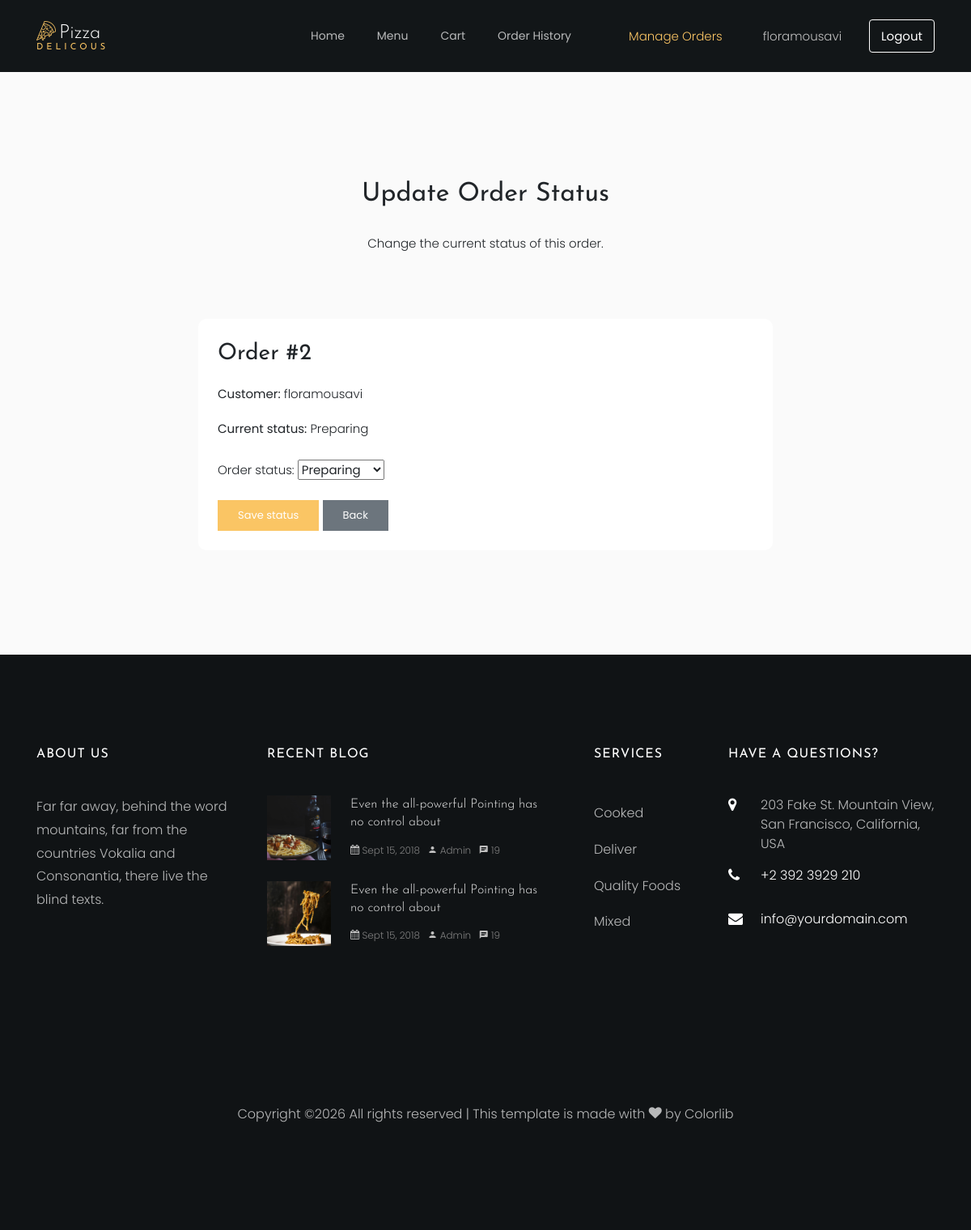
/orders/staff/2/update/ (signed in), run on the app's committed database.
### orders/models.py (models this page shows, shortened)
class Order(models.Model):
    STATUS_PENDING = "Pending"
    STATUS_PREPARING = "Preparing"
    STATUS_COMPLETED = "Completed"
    STATUS_CHOICES = [
        (STATUS_PENDING, "Pending"),
        (STATUS_PREPARING, "Preparing"),
        (STATUS_COMPLETED, "Completed"),
    ]
    user = models.ForeignKey(
        settings.AUTH_USER_MODEL,
        on_delete=models.CASCADE,
        related_name="orders"
    )
    created_at = models.DateTimeField(auto_now_add=True)
    total_price = models.DecimalField(max_digits=8, decimal_places=2, default=0.00)
    status = models.CharField(max_length=20, choices=STATUS_CHOICES, default=STATUS_PENDING)

### orders/views.py (the view)
# urls.py: path("staff/<int:order_id>/update/", views.update_order_status, name="update_order_status"),
@login_required
@user_passes_test(staff_required)
def update_order_status(request, order_id):
    order = get_object_or_404(Order, id=order_id)
    if request.method == "POST":
        form = OrderStatusForm(request.POST)
        if form.is_valid():
            order.status = form.cleaned_data["status"]
            order.save()
            messages.success(request, f"Order #{order.id} status updated.")
            return redirect("orders:staff_order_list")
    else:
        form = OrderStatusForm(initial={"status": order.status})
    return render(
        request,
        "orders/update_order_status.html",
        {
            "order": order,
            "form": form,
        },
    )

### orders/forms.py
class OrderStatusForm(forms.Form):
    status = forms.ChoiceField(
        choices=[
            ("Pending", "Pending"),
            ("Preparing", "Preparing"),
            ("Completed", "Completed"),
        ],
        label="Order status"
    )

### orders/views.py (called while the page is built)
def staff_required(user):
    return user.is_staff

### orders/templates/orders/update_order_status.html (shortened to what this page needs)
{% extends "base.html" %}
{% block content %}
<section class="ftco-section">
    <div class="container">
        <div class="row justify-content-center mb-5 pb-3">
            <div class="col-md-7 update-heading text-center ftco-animate">
                <h2 class="mb-4">Update Order Status</h2>
                <p>Change the current status of this order.</p>
            </div>
        </div>
        <div class="row justify-content-center">
            <div class="col-md-8">
                <div class="update-box p-4" style="background: #ffffff; border-radius: 10px;">
                    <h3 class="mb-3">Order #{{ order.id }}</h3>
                    <p><strong>Customer:</strong> {{ order.user.username }}</p>
                    <p><strong>Current status:</strong> {{ order.status }}</p>
                    <form method="post" class="mt-4">
                        {{ form.as_p }}
                        <button type="submit" class="btn btn-primary py-2 px-4">Save status</button>
                        <a href="{% url 'orders:staff_order_list' %}" class="btn btn-secondary py-2 px-4">Back</a>
                    </form>
                </div>
            </div>
        </div>
    </div>
</section>
{% endblock %}

### templates/base.html (shortened to what this page needs)
{% load static %}
<!DOCTYPE html>
<html lang="en">
<head>
    <link rel="stylesheet" href="{% static 'pizza_template/css/open-iconic-bootstrap.min.css' %}">
    <link rel="stylesheet" href="{% static 'pizza_template/css/animate.css' %}">
    <link rel="stylesheet" href="{% static 'pizza_template/css/owl.carousel.min.css' %}">
    <link rel="stylesheet" href="{% static 'pizza_template/css/owl.theme.default.min.css' %}">
    <link rel="stylesheet" href="{% static 'pizza_template/css/magnific-popup.css' %}">
    <link rel="stylesheet" href="{% static 'pizza_template/css/aos.css' %}">
    <link rel="stylesheet" href="{% static 'pizza_template/css/ionicons.min.css' %}">
    <link rel="stylesheet" href="{% static 'pizza_template/css/bootstrap-datepicker.css' %}">
    <link rel="stylesheet" href="{% static 'pizza_template/css/jquery.timepicker.css' %}">
    <link rel="stylesheet" href="{% static 'pizza_template/css/flaticon.css' %}">
    <link rel="stylesheet" href="{% static 'pizza_template/css/icomoon.css' %}">
    <link rel="stylesheet" href="{% static 'pizza_template/css/style.css' %}">
</head>
<body class="bg-light">
      	<nav class="navbar navbar-expand-lg navbar-dark ftco_navbar bg-dark ftco-navbar-light" id="ftco-navbar">
            <div class="container">
                  <a class="navbar-brand" href="{% url 'menu:home' %}"><span class="flaticon-pizza-1 mr-1"></span>Pizza<br><small>Delicous</small></a>
              <div class="collapse navbar-collapse" id="ftco-nav">
                <ul class="navbar-nav ml-auto">
                    <li class="nav-item {% if request.resolver_match.url_name == 'home' %}active{% endif %}">
                        <a href="{% url 'menu:home' %}" class="nav-link">Home</a>
                    </li>
                    <li class="nav-item {% if request.resolver_match.url_name == 'menu_list' or request.resolver_match.url_name == 'pizza_detail' %}active{% endif %}">
                        <a href="{% url 'menu:menu_list' %}" class="nav-link">Menu</a>
                    </li>
                    <li class="nav-item {% if request.resolver_match.url_name == 'cart' or request.resolver_match.url_name == 'checkout' %}active{% endif %}">
                        <a href="{% url 'orders:cart' %}" class="nav-link">Cart</a>
                    </li>
                    <li class="nav-item {% if request.resolver_match.url_name == 'order_history' %}active{% endif %}">
                        <a href="{% url 'orders:order_history' %}" class="nav-link">Order History</a>
                    </li>
                </ul>
                    <div class="navbar-account-area">
                        {% if user.is_authenticated and user.is_staff %}
                        <a href="{% url 'orders:staff_order_list' %}"
                           class="nav-link {% if request.resolver_match.url_name == 'staff_order_list' or request.resolver_match.url_name == 'update_order_status' %}active{% endif %}">
                            Manage Orders
                        </a>
                        {% endif %}
                        {% if user.is_authenticated %}
                            <span class="nav-link">
                                {{ user.username }}
                            </span>
                            <form action="{% url 'accounts:logout' %}" method="post">
                                <button type="submit" class="logout-btn">
                                    Logout
                                </button>
                            </form>
                        {% endif %}
                    </div>
              </div>
		    </div>
        </nav>
    <div class="container my-4">
        {% block content %}
        {% endblock %}
    </div>
<footer class="ftco-footer ftco-section img">
      <div class="container">
        <div class="row mb-5">
          <div class="col-lg-3 col-md-6 mb-5 mb-md-5">
            <div class="ftco-footer-widget mb-4">
              <h2 class="ftco-heading-2">About Us</h2>
              <p>Far far away, behind the word mountains, far from the countries Vokalia and Consonantia, there live the blind texts.</p>
              <ul class="ftco-footer-social list-unstyled float-md-left float-lft mt-5">
              </ul>
            </div>
          </div>
          <div class="col-lg-4 col-md-6 mb-5 mb-md-5">
            <div class="ftco-footer-widget mb-4">
              <h2 class="ftco-heading-2">Recent Blog</h2>
              <div class="block-21 mb-4 d-flex">
                <a class="blog-img mr-4" style="background-image: url({% static 'pizza_template/images/image_1.jpg' %}"></a>
                <div class="text">
                  <h3 class="heading"><a href="#">Even the all-powerful Pointing has no control about</a></h3>
                  <div class="meta">
                    <div><a href="#"><span class="icon-calendar"></span> Sept 15, 2018</a></div>
                    <div><a href="#"><span class="icon-person"></span> Admin</a></div>
                    <div><a href="#"><span class="icon-chat"></span> 19</a></div>
                  </div>
                </div>
              </div>
              <div class="block-21 mb-4 d-flex">
                <a class="blog-img mr-4" style="background-image: url({% static 'pizza_template/images/image_2.jpg' %}"></a>
                <div class="text">
                  <h3 class="heading"><a href="#">Even the all-powerful Pointing has no control about</a></h3>
                  <div class="meta">
                    <div><a href="#"><span class="icon-calendar"></span> Sept 15, 2018</a></div>
                    <div><a href="#"><span class="icon-person"></span> Admin</a></div>
                    <div><a href="#"><span class="icon-chat"></span> 19</a></div>
                  </div>
                </div>
              </div>
            </div>
          </div>
          <div class="col-lg-2 col-md-6 mb-5 mb-md-5">
             <div class="ftco-footer-widget mb-4 ml-md-4">
              <h2 class="ftco-heading-2">Services</h2>
              <ul class="list-unstyled">
                <li><a href="#" class="py-2 d-block">Cooked</a></li>
                <li><a href="#" class="py-2 d-block">Deliver</a></li>
                <li><a href="#" class="py-2 d-block">Quality Foods</a></li>
                <li><a href="#" class="py-2 d-block">Mixed</a></li>
              </ul>
            </div>
          </div>
          <div class="col-lg-3 col-md-6 mb-5 mb-md-5">
            <div class="ftco-footer-widget mb-4">
            	<h2 class="ftco-heading-2">Have a Questions?</h2>
            	<div class="block-23 mb-3">
	              <ul>
	                <li><span class="icon icon-map-marker"></span><span class="text">203 Fake St. Mountain View, San Francisco, California, USA</span></li>
	                <li><a href="#"><span class="icon icon-phone"></span><span class="text">+2 392 3929 210</span></a></li>
	                <li><a href="#"><span class="icon icon-envelope"></span><span class="text">info@yourdomain.com</span></a></li>
	              </ul>
	            </div>
            </div>
          </div>
        </div>
        <div class="row">
          <div class="col-md-12 text-center">
            <p>
  Copyright &copy;<script>document.write(new Date().getFullYear());</script> All rights reserved | This template is made with <i class="icon-heart" aria-hidden="true"></i> by <a href="https://colorlib.com" target="_blank">Colorlib</a>
  </p>
          </div>
        </div>
      </div>
    </footer>
</body>
</html>

### static/pizza_template/css/icomoon.css (style rules this page uses)
[class^="icon-"], [class*=" icon-"] { font-family: 'icomoon' !important; speak: none; font-style: normal; font-weight: normal; font-variant: normal; text-transform: none; line-height: 1; -webkit-font-smoothing: antialiased; -moz-osx-font-smoothing: grayscale; }
.icon-heart:before { content: "\f004"; }
.icon-map-marker:before { content: "\f041"; }
.icon-calendar:before { content: "\f073"; }
.icon-phone:before { content: "\f095"; }
.icon-envelope:before { content: "\f0e0"; }
.icon-chat:before { content: "\e0b7"; }
.icon-person:before { content: "\e7fd"; }

### templates/base.html (style rules this page uses)
.navbar-account-area { display: flex; align-items: center; gap: 18px; margin-left: 35px; white-space: nowrap; }
.navbar-account-area a, .navbar-account-area span { display: inline-block; }
.navbar-account-area form { display: inline-block; margin: 0; }
.navbar-account-area .logout-btn { padding: 6px 14px; border-radius: 4px; border: 1px solid #ffffff; background: transparent; color: #ffffff; cursor: pointer; }

### orders/templates/orders/update_order_status.html (style rules this page uses)
.ftco-section .update-heading, .ftco-section .update-heading * { color: #212529 !important; }
.update-box, .update-box * { color: #212529 !important; }
.update-box .btn-primary { color: #ffffff !important; }
.update-box .btn-secondary { color: #ffffff !important; }

### data on the page
Order: id "2", user.username "floramousavi", status "Preparing"

### other printed values
{{ user.username }} "floramousavi"
